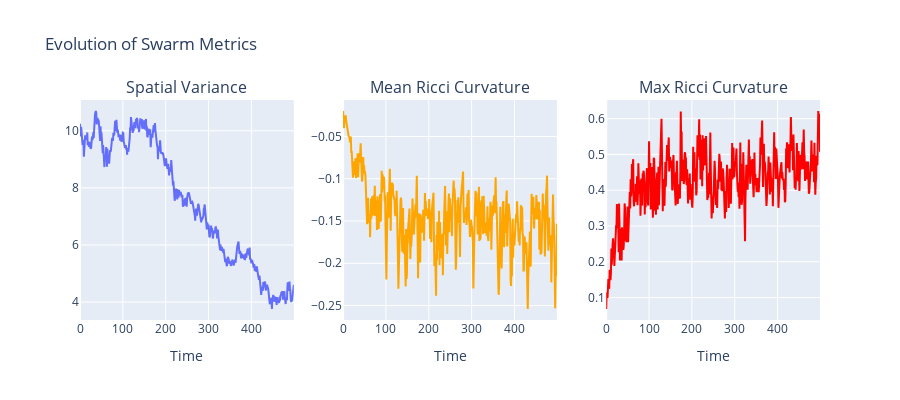

Notebook code for this chart:
### Code cell
t_vals = [h['t'] for h in history]
variance = [h['variance'] for h in history]
R_mean = [h['R_mean'] for h in history]
R_max = [h['R_max'] for h in history]

fig = make_subplots(
    rows=1, cols=3,
    subplot_titles=('Spatial Variance', 'Mean Ricci Curvature', 'Max Ricci Curvature'),
)

fig.add_trace(go.Scatter(x=t_vals, y=variance, mode='lines', name='Variance'), row=1, col=1)
fig.add_trace(go.Scatter(x=t_vals, y=R_mean, mode='lines', name='R_mean', line=dict(color='orange')), row=1, col=2)
fig.add_trace(go.Scatter(x=t_vals, y=R_max, mode='lines', name='R_max', line=dict(color='red')), row=1, col=3)

fig.update_xaxes(title_text="Time", row=1, col=1)
fig.update_xaxes(title_text="Time", row=1, col=2)
fig.update_xaxes(title_text="Time", row=1, col=3)

fig.update_layout(height=400, showlegend=False, title_text="Evolution of Swarm Metrics")
fig.show()

### Figure 1 — Plotly figure (JSON) as saved in the notebook; plotly's stock layout.template omitted (floating-point values rounded to 4 significant figures; data arrays with more than 128 entries replaced by an {"elided": "..."} marker saying what was removed)
{"data": [{"mode": "lines", "name": "Variance", "type": "scatter", "x": {"elided": "500 int values"}, "xaxis": "x", "y": {"elided": "500 float values"}, "yaxis": "y"}, {"line": {"color": "orange"}, "mode": "lines", "name": "R_mean", "type": "scatter", "x": {"elided": "500 int values"}, "xaxis": "x2", "y": {"elided": "500 float values"}, "yaxis": "y2"}, {"line": {"color": "red"}, "mode": "lines", "name": "R_max", "type": "scatter", "x": {"elided": "500 int values"}, "xaxis": "x3", "y": {"elided": "500 float values"}, "yaxis": "y3"}], "layout": {"annotations": [{"font": {"size": 16}, "showarrow": false, "text": "Spatial Variance", "x": 0.1444, "xanchor": "center", "xref": "paper", "y": 1, "yanchor": "bottom", "yref": "paper"}, {"font": {"size": 16}, "showarrow": false, "text": "Mean Ricci Curvature", "x": 0.5, "xanchor": "center", "xref": "paper", "y": 1, "yanchor": "bottom", "yref": "paper"}, {"font": {"size": 16}, "showarrow": false, "text": "Max Ricci Curvature", "x": 0.8556, "xanchor": "center", "xref": "paper", "y": 1, "yanchor": "bottom", "yref": "paper"}], "height": 400, "showlegend": false, "title": {"text": "Evolution of Swarm Metrics"}, "xaxis": {"anchor": "y", "domain": [0, 0.2889], "title": {"text": "Time"}}, "xaxis2": {"anchor": "y2", "domain": [0.3556, 0.6444], "title": {"text": "Time"}}, "xaxis3": {"anchor": "y3", "domain": [0.7111, 1], "title": {"text": "Time"}}, "yaxis": {"anchor": "x", "domain": [0, 1]}, "yaxis2": {"anchor": "x2", "domain": [0, 1]}, "yaxis3": {"anchor": "x3", "domain": [0, 1]}}}
